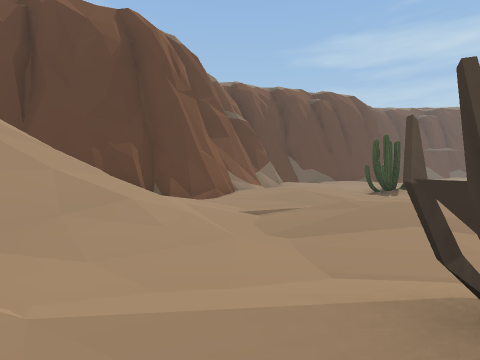
View 1 (above)

16 first-person views from a walk through a scene from a Unity 3-D project. The camera is 1.2 m above the floor, tilts 2° down and sees 80° across. The floor is counted in squares, 2 m on a side. Each view is taken from the middle of a square. On the plan, view 1 faces up. The plan holds only what a view shows up to about 9 squares ahead; the rest is blank. The place goes on beyond the plan. Door leaves are left out, so doorways stand open.

View 2
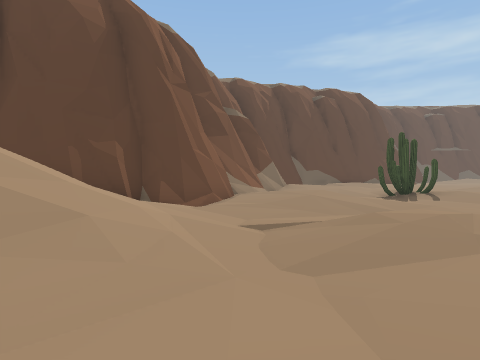

View 3
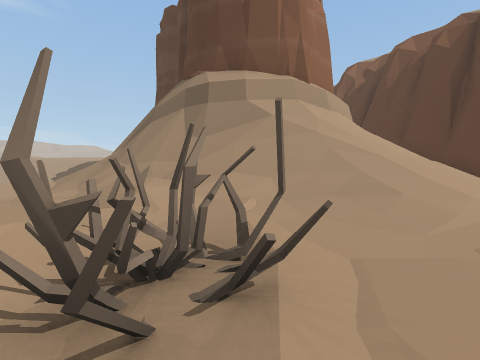

View 4
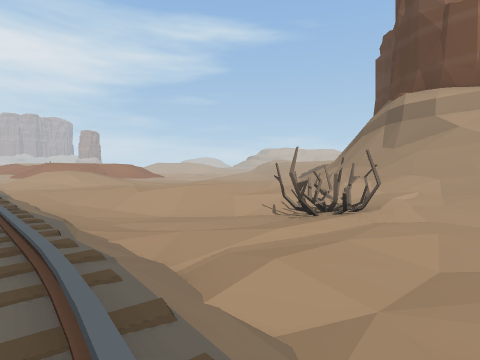

View 5
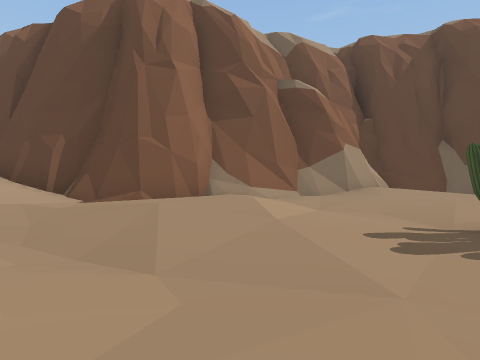

View 6
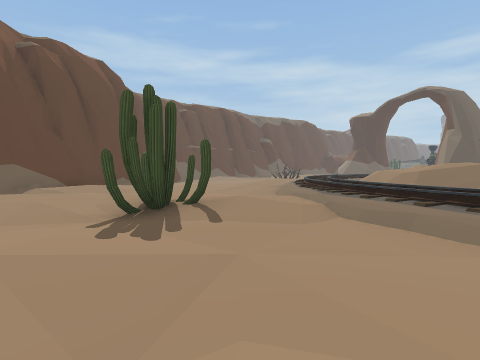

View 7
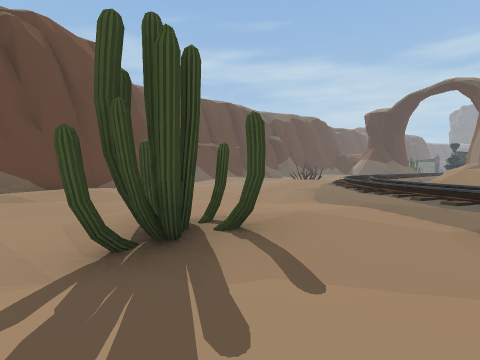

View 8
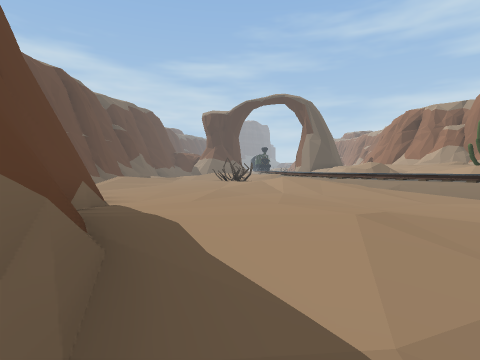

View 9
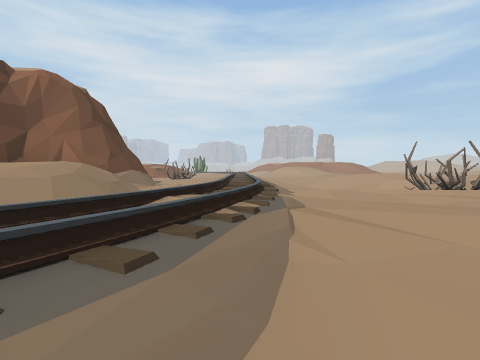

View 10
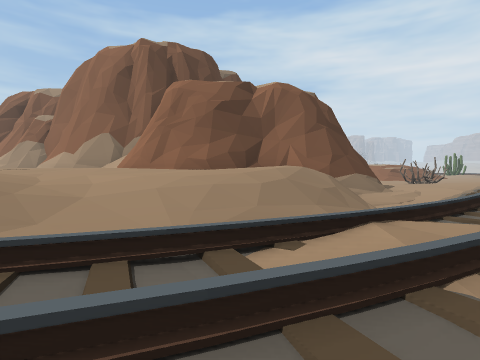

View 11
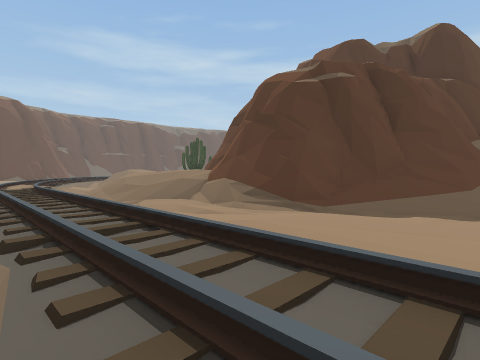

View 12
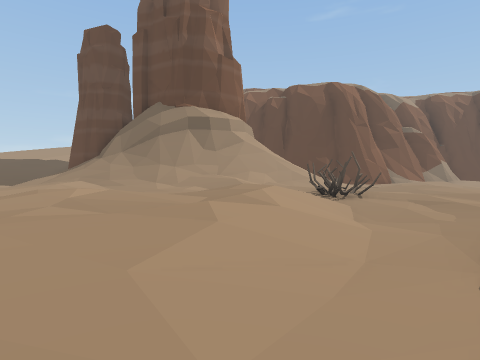

View 13
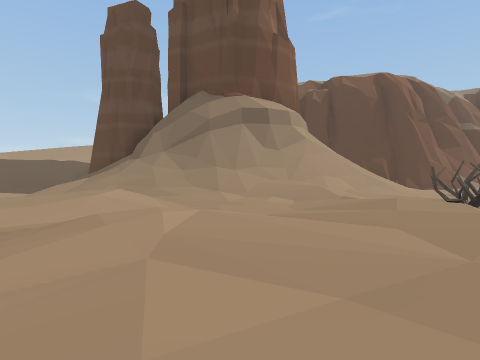

View 14
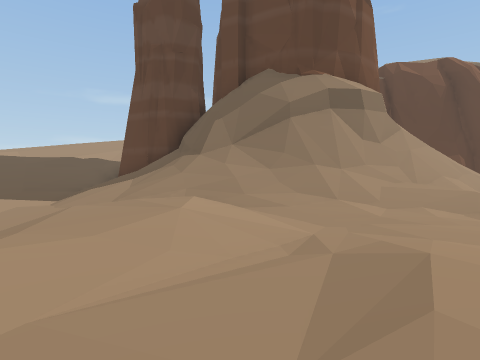

View 15
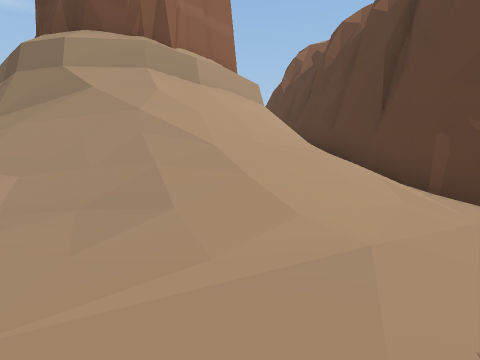

View 16
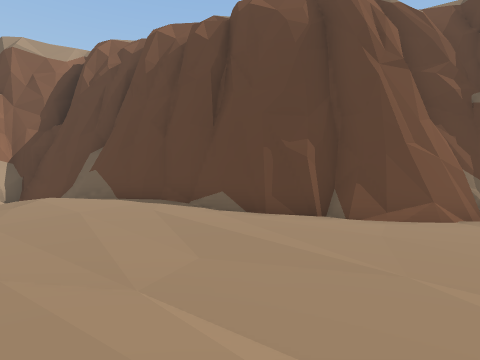

### Floor plan
Key: @ floor where view 1 was taken; # wall or solid block; . main floor; : floor 0.25 m higher than the main floor; - floor 0.25 m lower than the main floor; + floor 0.5 m higher than the main floor; _ floor 0.5 m lower than the main floor; * floor 0.75 m higher than the main floor; % floor 1 m higher than the main floor; & floor 1.25 m higher than the main floor; / step, stairs or slope; = window, fence, low wall or low ledge; ^ raised ledge; C cactus; O other object.
Columns run from 12 left of view 1 to 13 right of it. Each row starts with its distance up from view 1.
 20                       ##__
 19                     ###___
 18                   ###_____
 17                ####--_____
 16               ##/..--_____
 15               #//..-_____/
 14              ##..-_____-..
 13             ##/--______--.
 12             ##____--___-//
 11            ##_____--__// /
 10            #/.-__CC.-///./
  9           ##-.:-__-..:///*
  8         ###/-..-___///./
  7      ####/.----____/////
  6     ##/  //.-__---//._//
  5      =//////-....-/:.-/**%
  4      ##=////-.....::.//*%&
  3       ##////-_--..:///%%&
  2        ##=/..-....////& ##
  1         #//:.OO../. //& #
  0         ^///@OO--..///&##
 -1        ^#//:://__/./_/###
 -2   ##^^^#=/::++/__/:/_=#
 -3   #//==//:.:++//_/:/_=#
 -4  ///////:..::++._/..--##
 -5 /&/:/++++.:++++:-....-/###
 -6 ///:...:+.:+::+:......-/##
 -7       _.::::.:::..:...-/

Where each view was taken, in squares from view 1:
view 1: 0 up, 0 right, facing up
view 2: 1 up, 0 right, facing up
view 3: 1 up, 3 right, facing left
view 4: 3 up, 6 right, facing down-left
view 5: 6 up, 5 right, facing up-left
view 6: 6 up, 3 right, facing up-right
view 7: 8 up, 4 right, facing up-right
view 8: 16 up, 4 right, facing right
view 9: 7 up, 6 right, facing down
view 10: 6 up, 6 right, facing down-right
view 11: 7 down, 5 right, facing up-right
view 12: 7 down, 5 right, facing up-left
view 13: 7 down, 2 right, facing up-left
view 14: 7 down, 1 left, facing up-left
view 15: 4 up, 1 right, facing left
view 16: 14 up, 13 right, facing up-left
